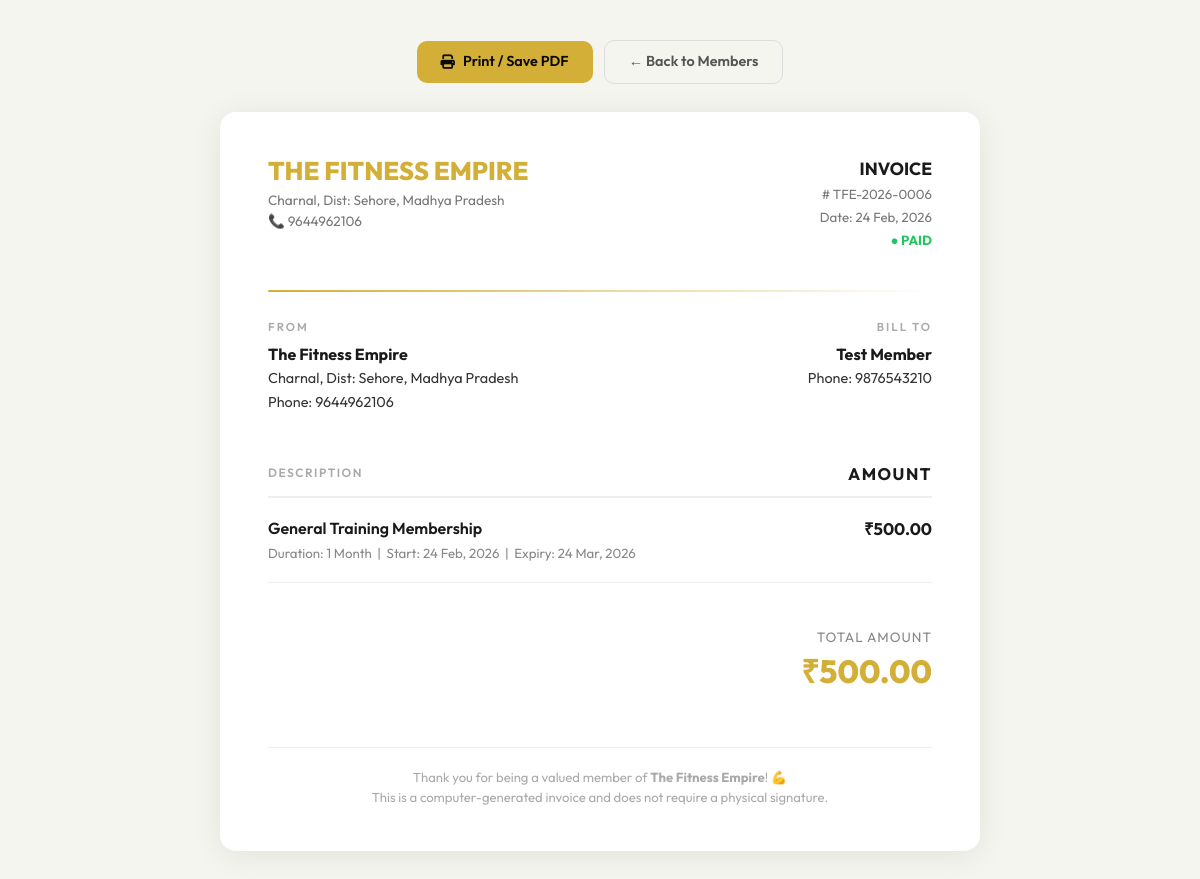
The page /admin/invoice.php?id=6 (signed in) on the database its author committed.
### tables this page shows
CREATE TABLE members (
    id INTEGER PRIMARY KEY AUTOINCREMENT,
    name VARCHAR(100) NOT NULL,
    phone VARCHAR(20) NOT NULL,
    plan_type VARCHAR(50) NOT NULL,
    start_date DATE NOT NULL,
    duration_months INT NOT NULL,
    expiry_date DATE NOT NULL,
    fee REAL NOT NULL,
    diet_plan_sent INTEGER DEFAULT 0,
    created_at DATETIME DEFAULT CURRENT_TIMESTAMP
, email TEXT DEFAULT '', source TEXT DEFAULT 'Admin', utr TEXT DEFAULT '', payment_status TEXT DEFAULT 'Verified');

### admin/invoice.php (the view, shortened to what this page needs)
<?php
require_once __DIR__ . '/../includes/db.php';
$id = $_GET['id'] ?? null;
$stmt = $pdo->prepare("SELECT * FROM members WHERE id = ?");
$stmt->execute([$id]);
$member = $stmt->fetch();
$invoice_id = "TFE-" . date('Y') . "-" . str_pad($member['id'], 4, '0', STR_PAD_LEFT);
?>
<!DOCTYPE html>
<html lang="en">
<head>
    <link href="https://cdn.jsdelivr.net/npm/bootstrap@5.3.0/dist/css/bootstrap.min.css" rel="stylesheet">
</head>
<body>
<div class="invoice-wrap">
    <div class="no-print">
        <button onclick="window.print()" class="btn btn-print"><i class="fas fa-print"></i> Print / Save PDF</button>
        <a href="members.php" class="btn btn-back">← Back to Members</a>
    </div>
    <div class="invoice-box">
        <div class="inv-header">
            <div class="inv-brand">
                <h2><?php echo strtoupper(GYM_NAME); ?></h2>
                <p><?php echo GYM_ADDRESS; ?><br>📞 <?php echo GYM_PHONE; ?></p>
            </div>
            <div class="inv-meta">
                <div class="inv-num">INVOICE</div>
                <p># <?php echo $invoice_id; ?></p>
                <p>Date: <?php echo date('d M, Y', strtotime($member['created_at'])); ?></p>
                <p style="color:#22C55E;font-weight:700;">● PAID</p>
            </div>
        </div>
        <div class="inv-divider"></div>
        <div class="inv-parties">
            <div class="inv-party">
                <h6>From</h6>
                <strong><?php echo GYM_NAME; ?></strong>
                <p><?php echo GYM_ADDRESS; ?><br>Phone: <?php echo GYM_PHONE; ?></p>
            </div>
            <div class="inv-party" style="text-align:right;">
                <h6>Bill To</h6>
                <strong><?php echo htmlspecialchars($member['name']); ?></strong>
                <p>Phone: <?php echo htmlspecialchars($member['phone']); ?></p>
            </div>
        </div>
        <table class="inv-table">
            <thead>
                <tr>
                    <th style="width:70%;">Description</th>
                    <th class="text-end">Amount</th>
                </tr>
            </thead>
            <tbody>
                <tr>
                    <td>
                        <div class="item-name"><?php echo htmlspecialchars($member['plan_type']); ?> Membership</div>
                        <div class="item-sub">
                            Duration: <?php echo $member['duration_months']; ?> Month<?php echo $member['duration_months'] > 1 ? 's' : ''; ?> &nbsp;|&nbsp;
                            Start: <?php echo date('d M, Y', strtotime($member['start_date'])); ?> &nbsp;|&nbsp;
                            Expiry: <?php echo date('d M, Y', strtotime($member['expiry_date'])); ?>
                        </div>
                    </td>
                    <td class="text-end">₹<?php echo number_format($member['fee'], 2); ?></td>
                </tr>
            </tbody>
        </table>
        <div class="inv-total">
            <div class="label">Total Amount</div>
            <div class="amount">₹<?php echo number_format($member['fee'], 2); ?></div>
        </div>
        <div class="inv-footer">
            <p>Thank you for being a valued member of <strong><?php echo GYM_NAME; ?></strong>! 💪<br>
            This is a computer-generated invoice and does not require a physical signature.</p>
        </div>
    </div>
</div>
<link rel="stylesheet" href="https://cdnjs.cloudflare.com/ajax/libs/font-awesome/6.4.0/css/all.min.css">
</body>
</html>

### admin/invoice.php (style rules this page uses)
body { background: #f5f5f0; font-family: 'Outfit', sans-serif; color: #1a1a1a; }
.invoice-wrap { max-width: 760px; margin: 40px auto; }
.no-print { text-align: center; margin-bottom: 28px; }
.no-print .btn { display: inline-flex; align-items: center; gap: 8px; font-weight: 600; border-radius: 10px; padding: 10px 24px; font-size: 0.9rem; text-decoration:none; }
.btn-print { background: #D4AF37; color: #0a0a0a; border: none; }
.btn-back { background: transparent; color: #555; border: 1px solid #ddd; margin-left: 8px; }
.invoice-box { background: #fff; border-radius: 16px; padding: 44px 48px; box-shadow: 0 4px 30px rgba(0,0,0,0.08); }
.inv-header { display: flex; justify-content: space-between; align-items: flex-start; margin-bottom: 36px; }
.inv-brand h2 { color: #D4AF37; font-weight: 800; font-size: 1.6rem; margin: 0; }
.inv-brand p { color: #777; font-size: 0.85rem; margin: 4px 0 0; }
.inv-meta { text-align: right; font-size: 0.9rem; }
.inv-meta .inv-num { font-size: 1.1rem; font-weight: 700; color: #1a1a1a; }
.inv-meta p { color: #777; margin: 3px 0; font-size: 0.83rem; }
.inv-divider { height: 2px; background: linear-gradient(90deg, #D4AF37, transparent); margin: 0 0 28px; border-radius: 2px; }
.inv-parties { display: flex; justify-content: space-between; margin-bottom: 36px; }
.inv-party h6 { font-size: 0.72rem; letter-spacing: 2px; text-transform: uppercase; color: #aaa; font-weight: 600; margin-bottom: 8px; }
.inv-party p { margin: 0; font-size: 0.9rem; color: #333; line-height: 1.7; }
.inv-party strong { color: #1a1a1a; font-size: 1rem; }
.inv-table { width: 100%; border-collapse: collapse; margin-bottom: 28px; }
.inv-table thead th { border-bottom: 2px solid #eee; padding: 10px 0; font-size: 0.75rem; letter-spacing: 1.5px; text-transform: uppercase; color: #aaa; font-weight: 600; }
.inv-table tbody td { padding: 18px 0; border-bottom: 1px solid #f0f0f0; vertical-align: top; }
.inv-table .item-name { font-weight: 600; color: #1a1a1a; }
.inv-table .item-sub { font-size: 0.83rem; color: #888; margin-top: 4px; }
.inv-table .text-end { text-align: right; font-weight: 700; color: #1a1a1a; font-size: 1.05rem; }
.inv-total { text-align: right; padding: 16px 0; }
.inv-total .label { font-size: 0.85rem; color: #888; text-transform: uppercase; letter-spacing: 1px; }
.inv-total .amount { font-size: 2rem; font-weight: 800; color: #D4AF37; }
.inv-footer { margin-top: 36px; padding-top: 20px; border-top: 1px solid #eee; text-align: center; }
.inv-footer p { color: #aaa; font-size: 0.82rem; margin: 0; }

### rows shown on the page
members: id "TFE-2026-0006", created_at "24 Feb, 2026", name "Test Member", phone "9876543210", plan_type "General Training", duration_months "1", start_date "24 Feb, 2026", expiry_date "24 Mar, 2026", fee "500.00"

### other values the page prints
GYM_NAME "THE FITNESS EMPIRE"
GYM_ADDRESS "Charnal, Dist: Sehore, Madhya Pradesh"
GYM_PHONE "9644962106"
GYM_NAME "The Fitness Empire"
